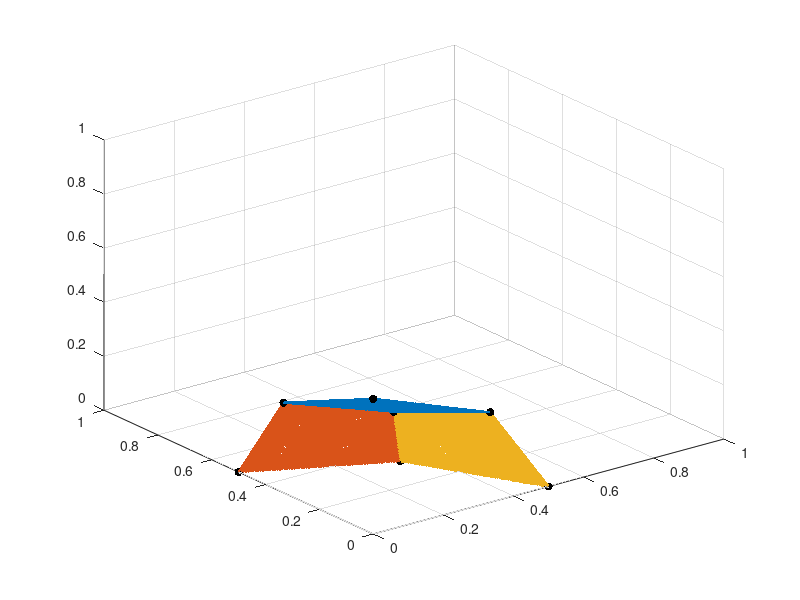

This figure's MATLAB source:
K=[ 2.35 0.44 0.67
    0.47 0.59 0.50
    0.50 0.55 0.80];
Rnot=2; % basic reproduction number
R=Rnot*K/norm(K); % next generation matrix (since gamma=1)

R=[ 2.5 0.7 0.3
    0.7 2.1 0.7
    0.3 0.7 1.8];
R=3*R/norm(R);

%R=1.2*eye(3)+0.3*(ones(3)-eye(3));
R=2.0*eye(3)+1.0*(ones(3)-eye(3));
%R=1.5*eye(3)+0.75*(ones(3)-eye(3)); % norm(R)=3

del=5e-3;
samplex=0:del:1/R(1,1);
sampley=0:del:1/R(2,2);
samplez=0:del:1/R(3,3);

fz= @(x,y) (1-R(3,1)*x-R(3,2)*y)/R(3,3); % given (x,y), finds z
count=0; x1=[]; y1=[]; z1=[];
for x=samplex
  for y=sampley
    z=fz(x,y);
    s=[x;y;z];
    g=R*s;
    if z>=0 && sum(g>1)==0
      count=count+1;
      x1(count)=x; y1(count)=y; z1(count)=z; 
    end
  end
end

fy= @(z,x) (1-R(2,1)*x-R(2,3)*z)/R(2,2); % given (x,z), finds y
count=0; x2=[]; y2=[]; z2=[];
for z=samplez
  for x=samplex
    y=fy(z,x);
    s=[x;y;z];
    g=R*s;
    if y>=0 && sum(g>1)==0
      count=count+1;
      x2(count)=x; y2(count)=y; z2(count)=z; 
    end
  end
end

fx= @(y,z) (1-R(1,2)*y-R(1,3)*z)/R(1,1); % given (y,z), finds x
count=0; x3=[]; y3=[]; z3=[];
for y=sampley
  for z=samplez
    x=fx(y,z);
    s=[x;y;z];
    g=R*s;
    if x>=0 && sum(g>1)==0
      count=count+1;
      x3(count)=x; y3(count)=y; z3(count)=z; 
    end
  end
end

figure(1);
scatter3(x1,y1,z1,[],'.r'); hold on
scatter3(x2,y2,z2,[],'.g'); 
scatter3(x3,y3,z3,[],'.b'); 
s=R\[1;1;1]; scatter3(s(1),s(2),s(3),[],'k','filled');
v=R([2 3],[2 3])\[1;1]; sx=[0;v(1);v(2)]; scatter3(sx(1),sx(2),sx(3),[],'k','filled');
v=R([1 3],[1 3])\[1;1]; sy=[v(1);0;v(2)]; scatter3(sy(1),sy(2),sy(3),[],'k','filled');  
v=R([1 2],[1 2])\[1;1]; sz=[v(1);v(2);0]; scatter3(sz(1),sz(2),sz(3),[],'k','filled'); 
syz=[R(1,1)\1;0;0]; scatter3(syz(1),syz(2),syz(3),[],'k','filled');
szx=[0;R(2,2)\1;0]; scatter3(szx(1),szx(2),szx(3),[],'k','filled'); 
sxy=[0;0;R(3,3)\1]; scatter3(sxy(1),sxy(2),sxy(3),[],'k','filled');  
hold off
axis([0 1 0 1 0 1])

%%% fill3 is only defined in MATLAB !!!
if not( exist ("OCTAVE_VERSION", "builtin") ) % not running octave
    figure(2)
    A=[s sx sxy sy]; fill3(A(1,:),A(2,:),A(3,:),'r'); hold on
    A=[s sz szx sx]; fill3(A(1,:),A(2,:),A(3,:),'b'); 
    A=[s sy syz sz]; fill3(A(1,:),A(2,:),A(3,:),'g'); 
    hold off
    axis([0 1 0 1 0 1])
end